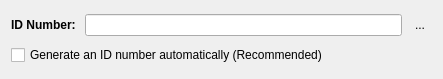
<?xml version="1.0" encoding="UTF-8"?>
<ui version="4.0">
 <class>EntityEdit</class>
 <widget class="QWidget" name="EntityEdit">
  <property name="geometry">
   <rect>
    <x>0</x>
    <y>0</y>
    <width>443</width>
    <height>79</height>
   </rect>
  </property>
  <property name="windowTitle">
   <string>Form</string>
  </property>
  <layout class="QGridLayout" name="gridLayout">
   <item row="0" column="1">
    <widget class="QLineEdit" name="identifierEdit"/>
   </item>
   <item row="0" column="0">
    <widget class="QLabel" name="identifierLabel">
     <property name="font">
      <font>
       <bold>true</bold>
      </font>
     </property>
     <property name="text">
      <string>ID Number: </string>
     </property>
     <property name="alignment">
      <set>Qt::AlignmentFlag::AlignRight|Qt::AlignmentFlag::AlignTrailing|Qt::AlignmentFlag::AlignVCenter</set>
     </property>
     <property name="buddy">
      <cstring>identifierEdit</cstring>
     </property>
    </widget>
   </item>
   <item row="1" column="0" colspan="2">
    <widget class="QCheckBox" name="randomCheckBox">
     <property name="text">
      <string>Generate an ID number automatically (Recommended)</string>
     </property>
    </widget>
   </item>
   <item row="0" column="2">
    <widget class="QToolButton" name="identifierResetButton">
     <property name="text">
      <string>...</string>
     </property>
     <property name="icon">
      <iconset resource="../../resources/main.qrc">
       <normaloff>:/root/dialogs/reset.ico</normaloff>:/root/dialogs/reset.ico</iconset>
     </property>
     <property name="iconSize">
      <size>
       <width>24</width>
       <height>24</height>
      </size>
     </property>
     <property name="autoRaise">
      <bool>true</bool>
     </property>
    </widget>
   </item>
  </layout>
 </widget>
 <resources>
  <include location="../../resources/main.qrc"/>
 </resources>
 <connections>
  <connection>
   <sender>randomCheckBox</sender>
   <signal>checkStateChanged(Qt::CheckState)</signal>
   <receiver>EntityEdit</receiver>
   <slot>setRandomIdentifier(Qt::CheckState)</slot>
   <hints>
    <hint type="sourcelabel">
     <x>302</x>
     <y>56</y>
    </hint>
    <hint type="destinationlabel">
     <x>319</x>
     <y>70</y>
    </hint>
   </hints>
  </connection>
  <connection>
   <sender>identifierResetButton</sender>
   <signal>clicked()</signal>
   <receiver>EntityEdit</receiver>
   <slot>resetIdentifier()</slot>
   <hints>
    <hint type="sourcelabel">
     <x>411</x>
     <y>21</y>
    </hint>
    <hint type="destinationlabel">
     <x>420</x>
     <y>50</y>
    </hint>
   </hints>
  </connection>
 </connections>
 <slots>
  <slot>setRandomIdentifier(Qt::CheckState)</slot>
  <slot>resetIdentifier()</slot>
 </slots>
</ui>
